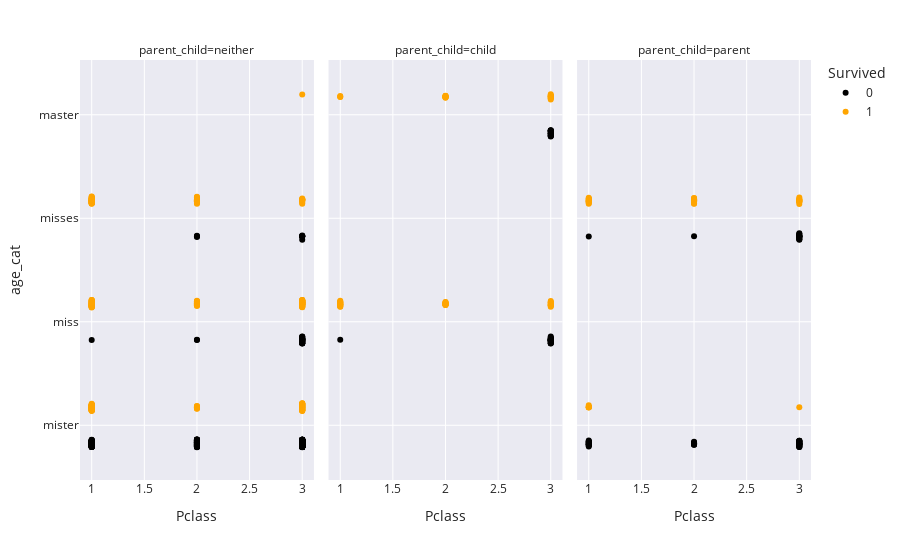

Notebook code for this chart:
### Code cell
px.strip(df, 
         x="Pclass", 
         y="age_cat", 
         color="Survived", 
         color_discrete_map={
            1: "orange",
            0: "black",
         },
         facet_col="parent_child",
         )

### Figure 1 — Plotly figure (JSON) as saved in the notebook; plotly's stock layout.template omitted (floating-point values rounded to 4 significant figures; data arrays with more than 128 entries replaced by an {"elided": "..."} marker saying what was removed)
{"data": [{"alignmentgroup": "True", "boxpoints": "all", "fillcolor": "rgba(255,255,255,0)", "hoveron": "points", "hovertemplate": "Survived=0<br>parent_child=neither<br>Pclass=%{x}<br>age_cat=%{y}<extra></extra>", "legendgroup": "0", "line": {"color": "rgba(255,255,255,0)"}, "marker": {"color": "black"}, "name": "0", "offsetgroup": "0", "orientation": "h", "pointpos": 0, "showlegend": true, "type": "box", "x": {"elided": "445 int values"}, "x0": " ", "xaxis": "x", "y": {"elided": "445 str values"}, "y0": " ", "yaxis": "y"}, {"alignmentgroup": "True", "boxpoints": "all", "fillcolor": "rgba(255,255,255,0)", "hoveron": "points", "hovertemplate": "Survived=0<br>parent_child=child<br>Pclass=%{x}<br>age_cat=%{y}<extra></extra>", "legendgroup": "0", "line": {"color": "rgba(255,255,255,0)"}, "marker": {"color": "black"}, "name": "0", "offsetgroup": "0", "orientation": "h", "pointpos": 0, "showlegend": false, "type": "box", "x": [3, 3, 3, 3, 3, 3, 3, 3, 3, 3, 3, 3, 3, 3, 3, 3, 3, 3, 1, 3, 3, 3, 3, 3, 3, 3, 3, 3, 3, 3, 3, 3, 3, 3, 3, 3, 3, 3, 3, 3, 3], "x0": " ", "xaxis": "x2", "y": ["master", "master", "miss", "master", "master", "master", "miss", "miss", "miss", "master", "master", "master", "master", "miss", "master", "miss", "miss", "master", "miss", "miss", "master", "miss", "miss", "miss", "master", "miss", "miss", "miss", "miss", "miss", "miss", "miss", "master", "miss", "miss", "master", "master", "master", "miss", "miss", "miss"], "y0": " ", "yaxis": "y2"}, {"alignmentgroup": "True", "boxpoints": "all", "fillcolor": "rgba(255,255,255,0)", "hoveron": "points", "hovertemplate": "Survived=0<br>parent_child=parent<br>Pclass=%{x}<br>age_cat=%{y}<extra></extra>", "legendgroup": "0", "line": {"color": "rgba(255,255,255,0)"}, "marker": {"color": "black"}, "name": "0", "offsetgroup": "0", "orientation": "h", "pointpos": 0, "showlegend": false, "type": "box", "x": [3, 1, 1, 3, 3, 1, 1, 1, 3, 2, 2, 3, 1, 3, 3, 3, 3, 3, 3, 3, 3, 1, 3, 1, 2, 2, 3, 1, 3, 3, 3, 1, 3, 3, 1, 2, 1, 2, 3, 3, 3, 3, 3, 3, 2, 3, 3, 1, 3, 3, 2, 2, 3, 1, 3, 1, 3, 3, 3, 2, 3, 2, 3], "x0": " ", "xaxis": "x3", "y": ["mister", "mister", "mister", "mister", "mister", "mister", "mister", "mister", "misses", "mister", "mister", "mister", "mister", "mister", "misses", "mister", "mister", "mister", "mister", "misses", "misses", "mister", "mister", "mister", "misses", "mister", "mister", "mister", "mister", "mister", "misses", "mister", "misses", "mister", "mister", "mister", "misses", "mister", "mister", "mister", "misses", "mister", "misses", "mister", "mister", "misses", "misses", "mister", "misses", "mister", "mister", "mister", "mister", "mister", "misses", "mister", "mister", "mister", "misses", "mister", "mister", "mister", "misses"], "y0": " ", "yaxis": "y3"}, {"alignmentgroup": "True", "boxpoints": "all", "fillcolor": "rgba(255,255,255,0)", "hoveron": "points", "hovertemplate": "Survived=1<br>parent_child=neither<br>Pclass=%{x}<br>age_cat=%{y}<extra></extra>", "legendgroup": "1", "line": {"color": "rgba(255,255,255,0)"}, "marker": {"color": "orange"}, "name": "1", "offsetgroup": "1", "orientation": "h", "pointpos": 0, "showlegend": true, "type": "box", "x": {"elided": "231 int values"}, "x0": " ", "xaxis": "x", "y": {"elided": "231 str values"}, "y0": " ", "yaxis": "y"}, {"alignmentgroup": "True", "boxpoints": "all", "fillcolor": "rgba(255,255,255,0)", "hoveron": "points", "hovertemplate": "Survived=1<br>parent_child=child<br>Pclass=%{x}<br>age_cat=%{y}<extra></extra>", "legendgroup": "1", "line": {"color": "rgba(255,255,255,0)"}, "marker": {"color": "orange"}, "name": "1", "offsetgroup": "1", "orientation": "h", "pointpos": 0, "showlegend": false, "type": "box", "x": [3, 2, 2, 3, 3, 2, 1, 3, 1, 3, 3, 2, 3, 2, 3, 2, 3, 1, 1, 1, 1, 2, 1, 3, 1, 3, 2, 2, 1, 1, 2, 3, 3, 3, 3, 2, 2, 1, 1, 2, 2, 1, 2, 2, 3, 2, 1, 3, 3, 2, 1, 2, 3, 2, 3, 1, 3, 2, 2, 1, 1, 3], "x0": " ", "xaxis": "x2", "y": ["miss", "miss", "miss", "master", "miss", "master", "miss", "miss", "miss", "master", "miss", "master", "miss", "master", "miss", "miss", "master", "master", "miss", "miss", "miss", "master", "miss", "master", "miss", "miss", "master", "miss", "miss", "master", "miss", "miss", "miss", "miss", "master", "miss", "miss", "miss", "miss", "master", "miss", "miss", "miss", "miss", "miss", "miss", "miss", "miss", "master", "miss", "miss", "miss", "master", "master", "master", "master", "master", "master", "master", "miss", "miss", "master"], "y0": " ", "yaxis": "y2"}, {"alignmentgroup": "True", "boxpoints": "all", "fillcolor": "rgba(255,255,255,0)", "hoveron": "points", "hovertemplate": "Survived=1<br>parent_child=parent<br>Pclass=%{x}<br>age_cat=%{y}<extra></extra>", "legendgroup": "1", "line": {"color": "rgba(255,255,255,0)"}, "marker": {"color": "orange"}, "name": "1", "offsetgroup": "1", "orientation": "h", "pointpos": 0, "showlegend": false, "type": "box", "x": [3, 3, 1, 2, 1, 2, 1, 3, 2, 1, 2, 3, 1, 1, 2, 3, 1, 3, 2, 2, 2, 2, 2, 1, 3, 1, 1, 1, 1, 2, 2, 3, 2, 1, 2, 1, 2, 1, 2, 1, 3, 3, 1, 3, 1, 1, 2], "x0": " ", "xaxis": "x3", "y": ["misses", "misses", "mister", "misses", "misses", "misses", "mister", "misses", "misses", "misses", "misses", "misses", "misses", "misses", "misses", "misses", "mister", "misses", "misses", "misses", "misses", "misses", "misses", "misses", "misses", "mister", "misses", "misses", "mister", "misses", "misses", "mister", "misses", "mister", "misses", "misses", "misses", "misses", "misses", "misses", "misses", "misses", "misses", "misses", "misses", "misses", "misses"], "y0": " ", "yaxis": "y3"}], "layout": {"annotations": [{"font": {}, "showarrow": false, "text": "parent_child=neither", "x": 0.16, "xanchor": "center", "xref": "paper", "y": 1, "yanchor": "bottom", "yref": "paper"}, {"font": {}, "showarrow": false, "text": "parent_child=child", "x": 0.5, "xanchor": "center", "xref": "paper", "y": 1, "yanchor": "bottom", "yref": "paper"}, {"font": {}, "showarrow": false, "text": "parent_child=parent", "x": 0.84, "xanchor": "center", "xref": "paper", "y": 1, "yanchor": "bottom", "yref": "paper"}], "boxmode": "group", "legend": {"title": {"text": "Survived"}, "tracegroupgap": 0}, "margin": {"t": 60}, "xaxis": {"anchor": "y", "domain": [0, 0.32], "title": {"text": "Pclass"}}, "xaxis2": {"anchor": "y2", "domain": [0.34, 0.66], "matches": "x", "title": {"text": "Pclass"}}, "xaxis3": {"anchor": "y3", "domain": [0.68, 1.0], "matches": "x", "title": {"text": "Pclass"}}, "yaxis": {"anchor": "x", "domain": [0, 1], "title": {"text": "age_cat"}}, "yaxis2": {"anchor": "x2", "domain": [0, 1], "matches": "y", "showticklabels": false}, "yaxis3": {"anchor": "x3", "domain": [0, 1], "matches": "y", "showticklabels": false}}}
